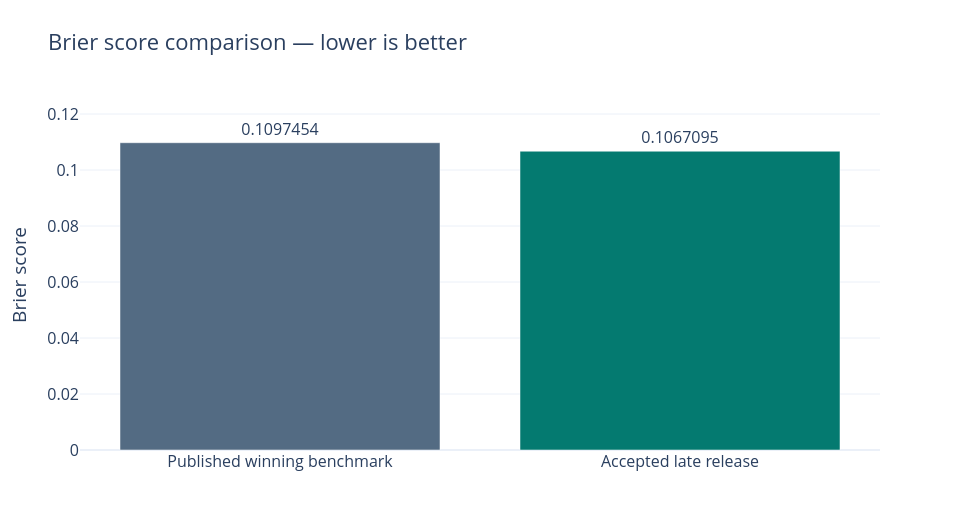

The notebook cell saved with this chart:
### Markdown cell above
## Size of the observed improvement
The comparison uses exact decimal inputs and reports both absolute and relative Brier reduction. Lower Brier means lower mean squared probability error on the scored games. The measured reduction is useful evidence of progress; score arithmetic alone does not establish statistical significance or isolate a causal contribution from any single technique.

### Code cell
import base64, io
import matplotlib.pyplot as plt
import plotly.graph_objects as go
from IPython.display import display
labels = ['Published winning benchmark', 'Accepted late release']
values = [float(result['reference_brier']), float(result['accepted_brier'])]
colors = ['#536b83', '#047a70']
figure = go.Figure(go.Bar(x=labels, y=values, marker_color=colors,
    text=[f'{value:.7f}' for value in values], textposition='outside'))
figure.update_layout(title='Brier score comparison — lower is better',
    width=960, height=530, yaxis_range=[0, 0.125],
    yaxis_title='Brier score', template='plotly_white', font_size=16)
static, axis = plt.subplots(figsize=(10, 5.5), layout='constrained')
bars = axis.bar(labels, values, color=colors, width=0.55)
axis.bar_label(bars, labels=[f'{value:.7f}' for value in values], padding=5)
axis.set_ylim(0, 0.125)
axis.set_ylabel('Brier score (lower is better)')
axis.set_title('Published benchmark and accepted post-competition release')
stream = io.BytesIO()
static.savefig(stream, format='png', dpi=140)
plt.close(static)
png_path = root / 'reports/verified_result/score_comparison.png'
png_path.write_bytes(stream.getvalue())
display({'application/vnd.plotly.v1+json': json.loads(figure.to_json()),
    'image/png': base64.b64encode(stream.getvalue()).decode()}, raw=True)

### Figure 1 — Plotly figure (JSON) as saved in the notebook; plotly's stock layout.template omitted (floating-point values rounded to 4 significant figures)
{"data": [{"marker": {"color": ["#536b83", "#047a70"]}, "text": ["0.1097454", "0.1067095"], "textposition": "outside", "type": "bar", "x": ["Published winning benchmark", "Accepted late release"], "y": [0.1097, 0.1067]}], "layout": {"font": {"size": 16}, "height": 530, "title": {"text": "Brier score comparison — lower is better"}, "width": 960, "yaxis": {"range": [0, 0.125], "title": {"text": "Brier score"}}}}
